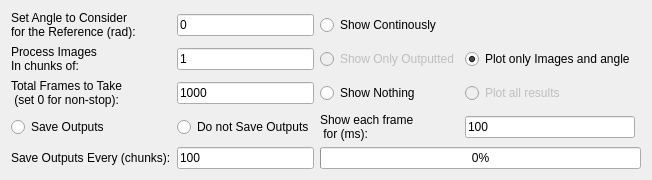
          <widget class="QWidget" name="tab_11">
           <attribute name="title">
            <string>Life Take Settings</string>
           </attribute>
           <layout class="QGridLayout" name="gridLayout_10">
            <item row="0" column="2">
             <widget class="QRadioButton" name="showContinously">
              <property name="text">
               <string>Show Continously</string>
              </property>
              <property name="checked">
               <bool>false</bool>
              </property>
             </widget>
            </item>
            <item row="8" column="2" colspan="3">
             <widget class="QProgressBar" name="progressBar_Life">
              <property name="value">
               <number>0</number>
              </property>
             </widget>
            </item>
            <item row="0" column="1">
             <widget class="QLineEdit" name="referenceAngle">
              <property name="text">
               <string>0</string>
              </property>
             </widget>
            </item>
            <item row="8" column="1">
             <widget class="QLineEdit" name="outputEvery">
              <property name="text">
               <string>100</string>
              </property>
             </widget>
            </item>
            <item row="8" column="0">
             <widget class="QLabel" name="label_25">
              <property name="text">
               <string>Save Outputs Every (chunks):</string>
              </property>
             </widget>
            </item>
            <item row="4" column="0">
             <widget class="QRadioButton" name="saveLifeOutput">
              <property name="text">
               <string>Save Outputs</string>
              </property>
              <property name="checked">
               <bool>false</bool>
              </property>
             </widget>
            </item>
            <item row="4" column="1">
             <widget class="QRadioButton" name="dont_SaveLifeOutput">
              <property name="text">
               <string>Do not Save Outputs</string>
              </property>
             </widget>
            </item>
            <item row="4" column="2">
             <widget class="QLabel" name="label_30">
              <property name="text">
               <string>Show each frame
 for (ms):</string>
              </property>
             </widget>
            </item>
            <item row="4" column="3">
             <widget class="QLineEdit" name="lineEdit">
              <property name="text">
               <string>100</string>
              </property>
             </widget>
            </item>
            <item row="0" column="0">
             <widget class="QLabel" name="label_29">
              <property name="text">
               <string>Set Angle to Consider
for the Reference (rad):</string>
              </property>
             </widget>
            </item>
            <item row="1" column="2">
             <widget class="QRadioButton" name="showOnlyOutputted">
              <property name="enabled">
               <bool>false</bool>
              </property>
              <property name="text">
               <string>Show Only Outputted</string>
              </property>
             </widget>
            </item>
            <item row="2" column="2">
             <widget class="QRadioButton" name="showNothing">
              <property name="text">
               <string>Show Nothing</string>
              </property>
             </widget>
            </item>
            <item row="1" column="3">
             <widget class="QRadioButton" name="showImagesAngles">
              <property name="text">
               <string>Plot only Images and angle</string>
              </property>
              <property name="checked">
               <bool>true</bool>
              </property>
             </widget>
            </item>
            <item row="2" column="3">
             <widget class="QRadioButton" name="showAll">
              <property name="enabled">
               <bool>false</bool>
              </property>
              <property name="text">
               <string>Plot all results</string>
              </property>
             </widget>
            </item>
            <item row="1" column="1">
             <widget class="QLineEdit" name="imagesInChunks">
              <property name="text">
               <string>1</string>
              </property>
             </widget>
            </item>
            <item row="1" column="0">
             <widget class="QLabel" name="label_28">
              <property name="text">
               <string>Process Images
In chunks of:</string>
              </property>
             </widget>
            </item>
            <item row="2" column="0">
             <widget class="QLabel" name="label_24">
              <property name="text">
               <string>Total Frames to Take
 (set 0 for non-stop):</string>
              </property>
             </widget>
            </item>
            <item row="2" column="1">
             <widget class="QLineEdit" name="totalFrames">
              <property name="text">
               <string>1000</string>
              </property>
             </widget>
            </item>
           </layout>
          </widget>
